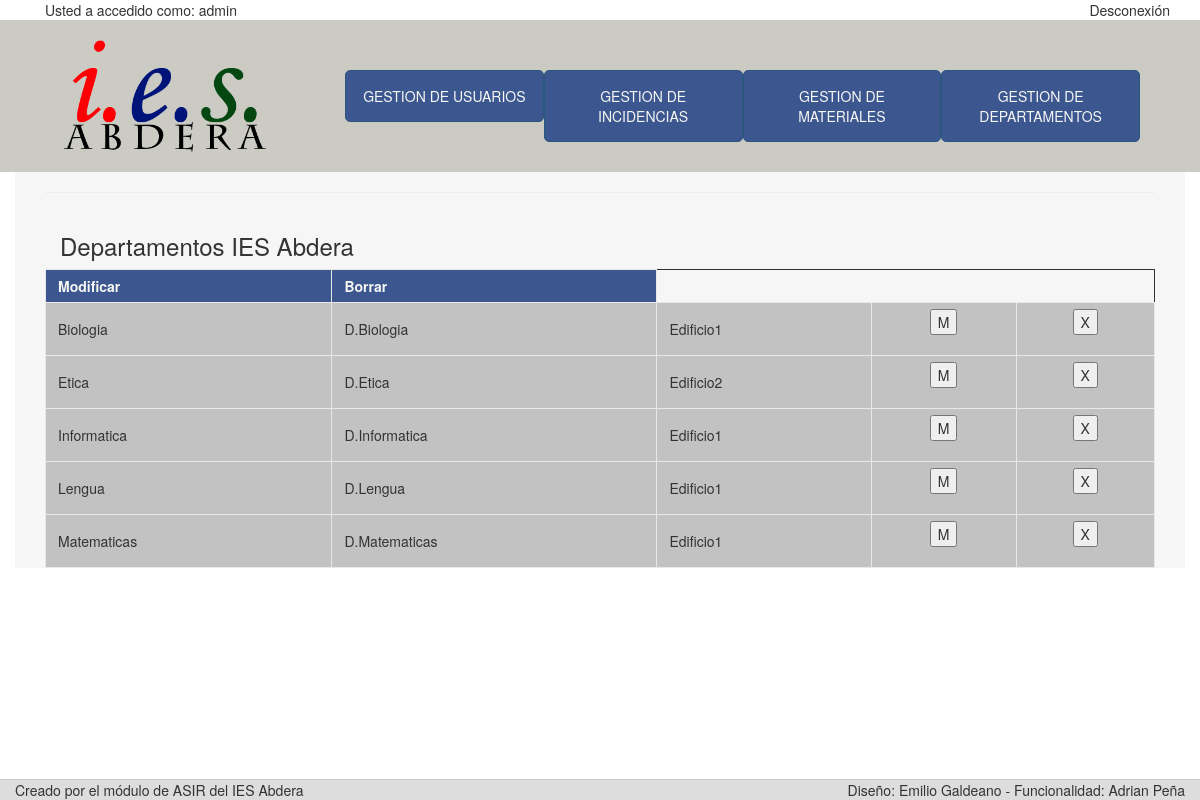
Screenshot of /departamentos.php (signed in) with the database file from the repository.
### tables this page shows
CREATE TABLE Departamento (
	Nombre_departamento CHAR(75) NOT NULL,
	Descripcion CHAR(255),
	Ubicacion CHAR(100),
	CONSTRAINT Departamento_pk PRIMARY KEY (Nombre_departamento)
	);

### htdocs/comprobante.php (called while the page is built, shortened)
<?php
	include ("conexion.php");
if(isset($_COOKIE["nick"]) AND isset($_COOKIE["pass"])) {
	$result = mysql_query("SELECT * FROM Usuarios WHERE ID_usuario='".$_COOKIE["nick"]."' AND Contrasena='".$_COOKIE["pass"]."'");
	if(mysql_fetch_array($result)) {
		$priv="SELECT Privilegios FROM Usuarios WHERE ID_usuario = '".$_COOKIE["nick"]."'";
		$privilegio=mysql_query($priv, $conexion);
		$privi=mysql_fetch_row($privilegio);
		$show=$privi[0];
		if ($show=="Administrador") {
			$administracion = 'Administrador';
		}else {
			$administracion = 'Normal';
		}
	}
	else{
		mysql_free_result($result);
		header('Location: login.php');
	}
}
else {
	header('Location: login.php');
}
?>

### htdocs/departamentos.php (the view, shortened to what this page needs)
<html>
	<head>
	<?php include "head.php"; ?>
	</head>
	<body>
	<?php include "comprobante.php";?>
<?php
	if($administracion == 'Administrador'){
		include "cabecera-a.php";
		echo "<div class='container contenedor'>";
		echo "<div class='col-sm-12 col-md-12 col-xl-12'><hr>";
		echo "<div class='col-sm-12 col-md-12 col-xl-12'><h3>Departamentos IES Abdera</h3></div><hr>";
			$select = mysql_query("SELECT * FROM departamento", $conexion);
			echo "<table class='tabla'>";
			echo "<tr>";
			echo "<th class='atributos'>Modificar</th>";
			echo "<th class='atributos'>Borrar</th>";
			while ($z = mysql_fetch_row ($select)) {
				echo "<tr>";
					foreach ($z as $valor) {
						echo "<td class='valores'>".$valor."</td>";
					}
				echo "<td class='valores'><form method='post' action='modificar-departamento.php' align='center' name='formulario_departamento'>";
				echo "<input name='accept' type='submit' value='M' align='center'>";
				echo "</form></td>";
				echo "<td class='valores'><form method='post' action='script_borrar_departamento.php' align='center' name='formulario_departamento_borrar'>";
				echo "<input name='accept' type='submit' value='X' align='center'>";
				echo "</form></td>";
				echo "</tr>";
			}
			echo "</table></div></div>";
	}
	include "footer.php";
?>
	</body>
</html>

### htdocs/head.php (shortened to what this page needs)
<link rel="stylesheet" type="text/css" href="css/style.css">
<link rel="stylesheet" type="text/css" href="css/bootstrap.css">
<link rel="stylesheet" href="css/bootstrap.min.css">
<link rel="stylesheet" href="//maxcdn.bootstrapcdn.com/font-awesome/4.3.0/css/font-awesome.min.css">
<link rel="stylesheet" type="javascript" href="js/bootstrap.js">
<link rel="stylesheet" type="javascript" href="js/bootstrap.min.js">
<link rel="stylesheet" type="javascript" href="js/npm.js">

### htdocs/cabecera-a.php (shortened to what this page needs)
<div class="container">
	<div class="col-md-3 pull-left">Usted a accedido como: <?php echo $_COOKIE['nick']  ?></div>
	<div class="col-md-8 navbar-right text-right"><a class="a" href="logout.php">Desconexión</a></div>
</div>
<div class="col-sm-12 cabecera">
	<div class="container cabecera">
		<div class="col-sm-3 pager">
			<a href="logout.php"><img class="logo" src="images/logo.png" width="75%"></a>
		</div>
		<div class="col-sm-9">
			<div class="col-sm-12 caja2 hidden-sm hidden-md hidden-xs">
			</div>
			<div class="hidden-xs col-md-12 col-lg-12">
				<div class="col-sm-3 col-md-3 col-lg-3 caja1" onclick="abrir('1')">
					GESTION DE USUARIOS
				</div></a>
				<div class="col-sm-3 col-md-3 col-lg-3 caja1" onclick="abrir('2')">
					GESTION DE INCIDENCIAS
				</div>
				<div class="col-sm-3 col-md-3 col-lg-3 caja1" onclick="abrir('3')">
					GESTION DE MATERIALES
				</div><div class="col-sm-3 col-md-3 col-lg-3 caja1" onclick="abrir('4')">
					GESTION DE DEPARTAMENTOS
				</div>
			</div>
		</div>
	</div>
</div>

### htdocs/footer.php
<div class="footer">
	<div class="col-md-6 pull-left">Creado por el módulo de ASIR del IES Abdera</div>
	<div class="col-md-6  navbar-right text-right">Diseño: Emilio Galdeano - Funcionalidad: Adrian Peña</div>
</div>

### htdocs/css/style.css (style rules this page uses)
.a { color: #333333; }
.contenedor { background-color: #F6F6F6; margin-bottom: 25px; }
.cabecera { background-color: #CBCBC4; }
.footer { width: 100%; background: #ddd; border-top: 1px solid #ccc; position: fixed; bottom: 0; padding-right: 15px; }
.caja1 { border: 1px #2B567E solid; border-radius: 5px; padding-top: 15px; padding-bottom: 15px; padding-left: 10px; padding-right: 10px; margin-top: 15px; margin-bottom: 5px; color: #F6F6F3; background: #3C578F; text-align: center; -webkit-transition: 1s; transition: 1s; }
.caja2 { background: #CBCBC4;; margin-top: 15px; color: #000; text-align: center; }
.tabla { border: 1px #333333 solid; width: 100%; }
.atributos { color: #F6F6F3; background: #3C578F; padding: 6px 12px; border: 1px #e8e8e8 solid; font-size: 14px; }
.valores { background: #c2c2c2; color: #333333; padding: 6px 12px; border: 1px #e8e8e8 solid; font-size: 14px; }

### rows the page displays
departamento: Nombre_departamento "Biologia", Descripcion "D.Biologia", Ubicacion "Edificio1"
departamento: Nombre_departamento "Etica", Descripcion "D.Etica", Ubicacion "Edificio2"
departamento: Nombre_departamento "Informatica", Descripcion "D.Informatica", Ubicacion "Edificio1"
departamento: Nombre_departamento "Lengua", Descripcion "D.Lengua", Ubicacion "Edificio1"
departamento: Nombre_departamento "Matematicas", Descripcion "D.Matematicas", Ubicacion "Edificio1"

### other values shown
$_COOKIE['nick'] "admin"
